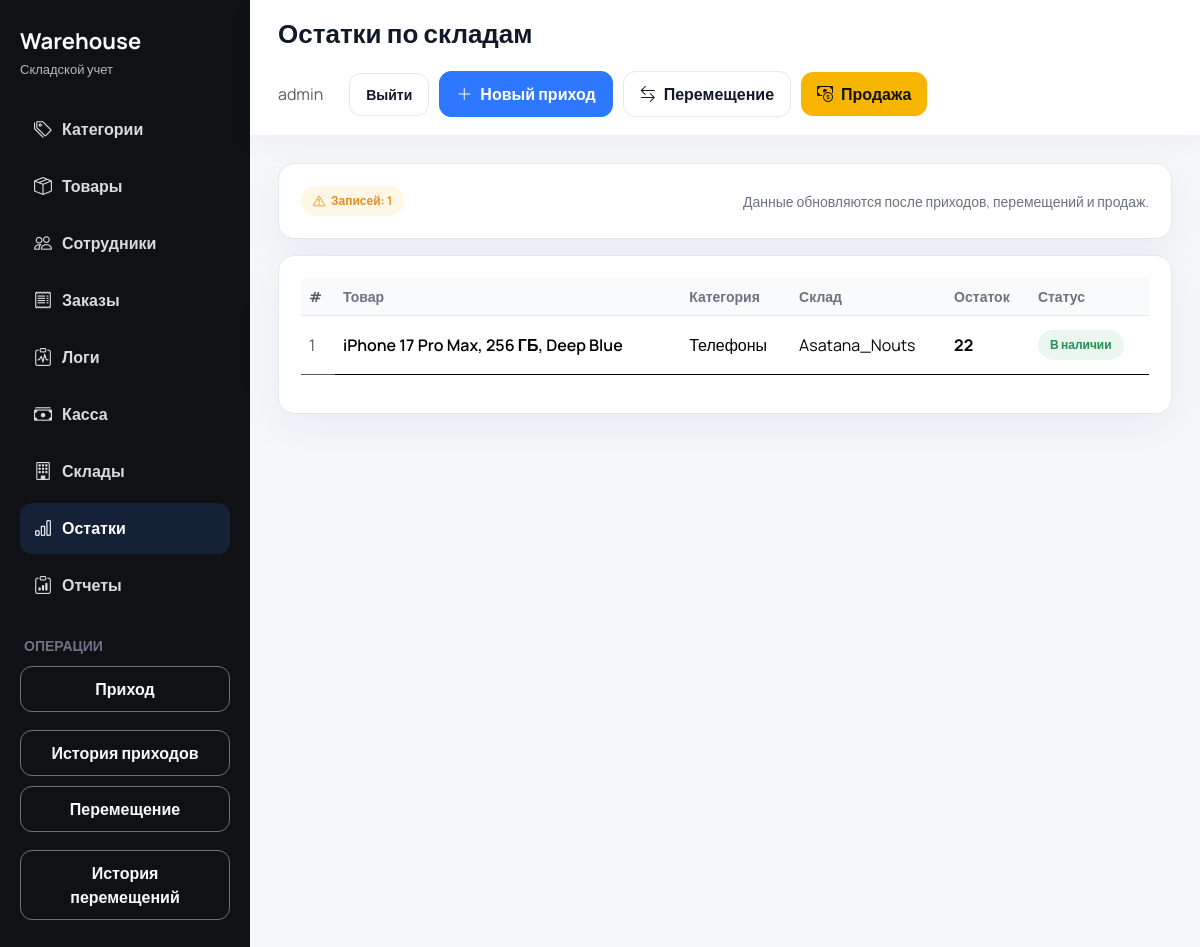
The page /stocks/ (signed in) on the database as committed earlier.
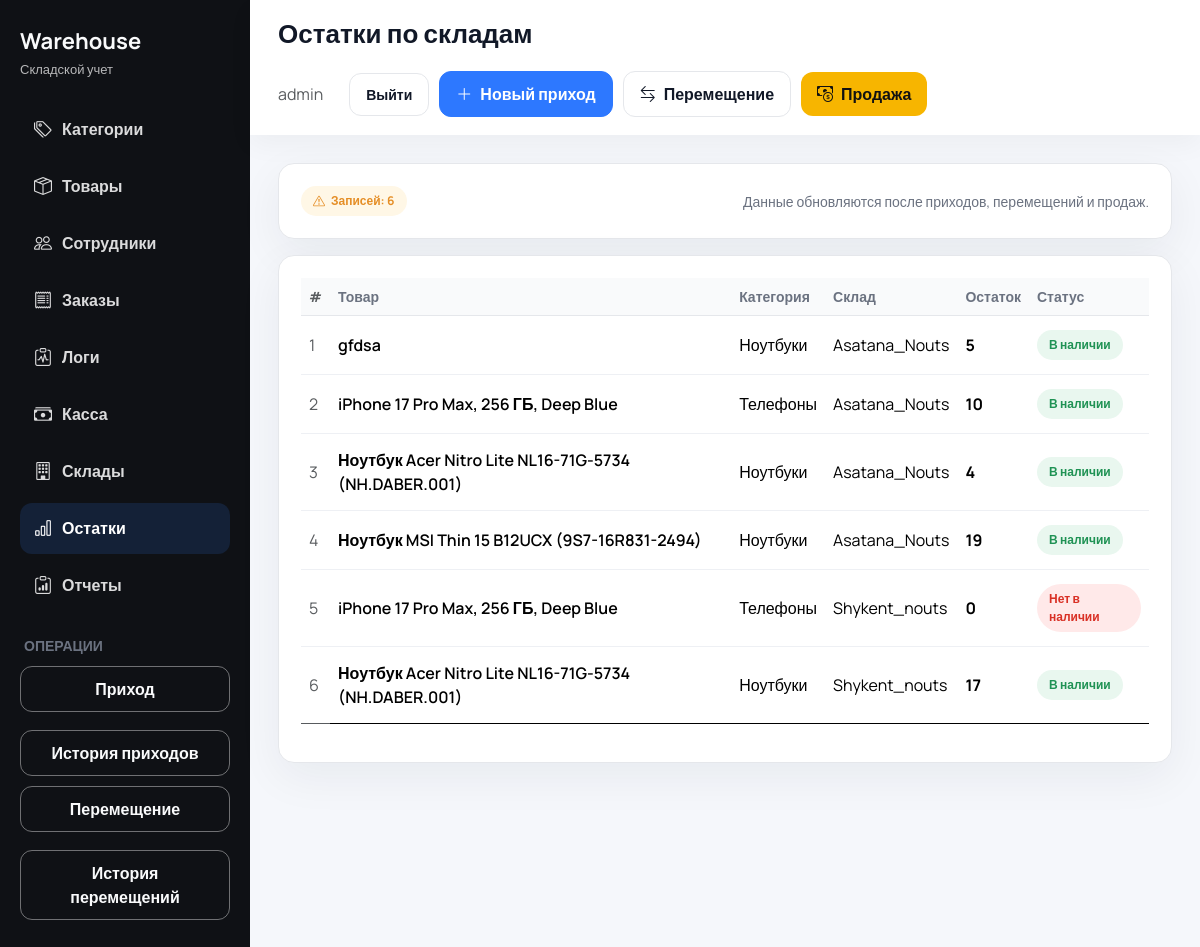
The same page on the database as committed later.
### inventory/models.py (models this page shows, shortened)
class Stock(models.Model):
    warehouse = models.ForeignKey(
        Warehouse, on_delete=models.CASCADE, related_name="stocks"
    )
    product = models.ForeignKey(
        Product, on_delete=models.CASCADE, related_name="stocks"
    )
    quantity = models.PositiveIntegerField(default=0)
    class Meta:
        unique_together = ("warehouse", "product")
        verbose_name = "Остаток"
        verbose_name_plural = "Остатки"

class Product(models.Model):
    name = models.CharField(max_length=255)
    category = models.ForeignKey(
        Category, on_delete=models.PROTECT, related_name="products"
    )
    purchase_price = models.DecimalField(max_digits=12, decimal_places=2)
    selling_price = models.DecimalField(max_digits=12, decimal_places=2)
    photo = models.ImageField(upload_to="products/", blank=True, null=True)
    class Meta:
        ordering = ("name",)
        unique_together = ("name", "category")
        verbose_name = "Товар"
        verbose_name_plural = "Товары"

class Category(models.Model):
    name = models.CharField(max_length=150, unique=True)
    description = models.TextField(blank=True)
    is_active = models.BooleanField(default=True)
    created_at = models.DateTimeField(auto_now_add=True)
    class Meta:
        ordering = ("name",)
        verbose_name = "Категория"
        verbose_name_plural = "Категории"

class Warehouse(models.Model):
    code = models.CharField(
        max_length=20,
        unique=True,
        default=generate_warehouse_code,
        editable=False,
    )
    name = models.CharField(max_length=150, unique=True)
    location = models.CharField(max_length=255)
    created_at = models.DateTimeField(auto_now_add=True)
    class Meta:
        ordering = ("name",)
        verbose_name = "Склад"
        verbose_name_plural = "Склады"

### inventory/views.py (the view)
# urls.py: path("stocks/", views.stock_list, name="stock_list"),
def stock_list(request):
    if not request.user.is_authenticated:
        return redirect("inventory:login")
    _require_access(request.user, "stocks")
    employee_wh = _user_warehouse(request.user)
    stocks = (
        Stock.objects.select_related("warehouse", "product", "product__category")
        .order_by("warehouse__name", "product__name")
    )
    if employee_wh and not request.user.is_superuser:
        stocks = stocks.filter(warehouse=employee_wh)
    return render(
        request,
        "inventory/stock_list.html",
        {"stocks": stocks},
    )

### inventory/context_processors.py (called while the page is built)
def accessible_sections(request) -> dict[str, set[str]]:
    slugs: Set[str] = set()
    user = getattr(request, "user", None)
    if user and user.is_authenticated:
        if user.is_superuser:
            slugs = {
                "categories",
                "products",
                "warehouses",
                "employees",
                "stocks",
                "operations",
                "reports",
                "incoming",
                "movements",
                "sales",
                "orders",
                "logs",
            }
        else:
            employee = getattr(user, "employee_profile", None)
            if employee:
                slugs = set(employee.access_sections.values_list("slug", flat=True))
    return {"accessible_sections": slugs}

### inventory/views.py (called while the page is built)
def _user_warehouse(user):
    if getattr(user, "is_superuser", False):
        return None
    employee = getattr(user, "employee_profile", None)
    return getattr(employee, "warehouse", None)

### inventory/templates/inventory/stock_list.html (shortened to what this page needs)
{% extends "inventory/base.html" %}
{% block page_title %}Остатки по складам{% endblock %}
{% block header_actions %}
    <a href="{% url 'inventory:incoming_add' %}" class="btn btn-primary btn-icon"><i class="bi bi-plus-lg"></i> Новый приход</a>
    <a href="{% url 'inventory:movement_add' %}" class="btn btn-outline-secondary btn-icon"><i class="bi bi-arrow-left-right"></i> Перемещение</a>
    <a href="{% url 'inventory:sale_add' %}" class="btn btn-warning btn-icon"><i class="bi bi-cash-coin"></i> Продажа</a>
{% endblock %}
{% block content %}
<div class="card mb-3">
    <div class="card-body d-flex flex-wrap justify-content-between align-items-center gap-3">
        <div class="status-pill warning">
            <i class="bi bi-exclamation-triangle"></i>
            Записей: {{ stocks|length }}
        </div>
        <div class="muted small">Данные обновляются после приходов, перемещений и продаж.</div>
    </div>
</div>
<div class="card">
    <div class="card-body">
        <div class="table-responsive">
            <table class="table table-modern align-middle">
                <thead>
                <tr>
                    <th class="text-muted">#</th>
                    <th>Товар</th>
                    <th>Категория</th>
                    <th>Склад</th>
                    <th>Остаток</th>
                    <th>Статус</th>
                </tr>
                </thead>
                <tbody>
                {% for stock in stocks %}
                    <tr>
                        <td class="text-muted">{{ forloop.counter }}</td>
                        <td class="fw-semibold">{{ stock.product.name }}</td>
                        <td>{{ stock.product.category.name }}</td>
                        <td>{{ stock.warehouse.name }}</td>
                        <td class="fw-bold">{{ stock.quantity }}</td>
                        <td>
                            {% if stock.quantity > 0 %}
                                <span class="status-pill success">В наличии</span>
                            {% else %}
                                <span class="status-pill danger">Нет в наличии</span>
                            {% endif %}
                        </td>
                    </tr>
                {% empty %}
                    <tr>
                        <td colspan="6" class="text-center text-muted py-4">Нет данных.</td>
                    </tr>
                {% endfor %}
                </tbody>
            </table>
        </div>
    </div>
</div>
{% endblock %}

Rows that differ between the two databases and show on the page:
added Stock: product.name "gfdsa", product.category.name "Ноутбуки", warehouse.name "Asatana_Nouts", quantity "5", shows "В наличии"
changed Stock (number 2 of 6 on the later page): quantity "22" → "10"
added Stock: product.name "Ноутбук Acer Nitro Lite NL16-71G-5734 (NH.DABER.001)", product.category.name "Ноутбуки", warehouse.name "Asatana_Nouts", quantity "4", shows "В наличии"
added Stock: product.name "Ноутбук MSI Thin 15 B12UCX (9S7-16R831-2494)", product.category.name "Ноутбуки", warehouse.name "Asatana_Nouts", quantity "19", shows "В наличии"
added Stock: product.name "iPhone 17 Pro Max, 256 ГБ, Deep Blue", product.category.name "Телефоны", warehouse.name "Shykent_nouts", quantity "0", shows "Нет в наличии"
added Stock: product.name "Ноутбук Acer Nitro Lite NL16-71G-5734 (NH.DABER.001)", product.category.name "Ноутбуки", warehouse.name "Shykent_nouts", quantity "17", shows "В наличии"
Other text that changed with them:
{{ stocks|length }}: "1" → "6"
